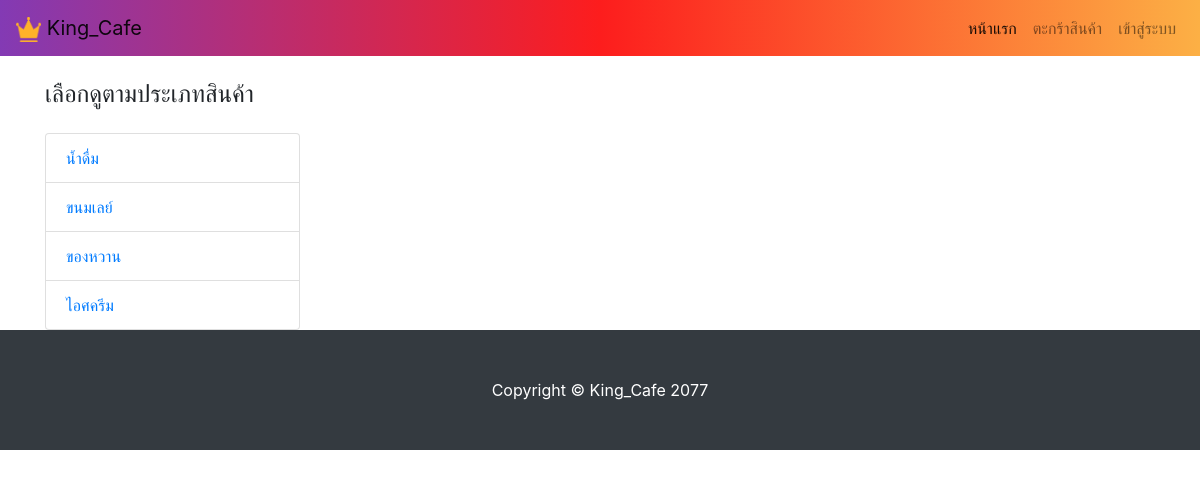
The app's page /product-list.php with its own data.
### tables this page shows
CREATE TABLE `categories` (
  `cat_id` int(11) NOT NULL,
  `cat_name` varchar(99) NOT NULL
);

### product-list.php (the view, shortened to what this page needs)
<?php
include 'admin/assets/php/connect.php';
$ct = $_GET['ct'];
?>
<!DOCTYPE html>
<html lang="en">
<head>
    <link href="vendor/bootstrap/css/bootstrap.min.css" rel="stylesheet">
    <link href="css/shop-homepage.css" rel="stylesheet">
</head>
<body>
<?php require_once 'assets/navbar.php'?>
<div class="container">
    <div class="row">
        <div class="col-lg-3">
            <h4 class="my-4">เลือกดูตามประเภทสินค้า</h4>
            <div class="list-group">
                <?php
                $sql = "select * from categories";
                $load  =$con->query($sql);
                while($rs = $load->fetch_assoc()):
                    ?>
                    <a href="product-list.php?ct=<?php echo $rs['cat_name'] ?>" class="list-group-item"><?php echo $rs['cat_name']?></a>
                <?php
                endwhile;
                ?>
            </div>
        </div>
        <div class="col-lg-9 my-4">
            <div class="row">
                <div class="mb-3 col-lg-12">
                    <h5 style="padding: 20px;font-weight: 400"><?php echo $ct ?></h5>
                </div>
            </div>
        </div>
    </div>
</div>
<?php include 'assets/footer.php'?>
</body>
</html>

### css/shop-homepage.css (style rules this page uses)
body { padding-top: 56px; }

### records on screen
categories: cat_name "น้ำดื่ม"
categories: cat_name "ขนมเลย์"
categories: cat_name "ของหวาน"
categories: cat_name "ไอศครีม"
